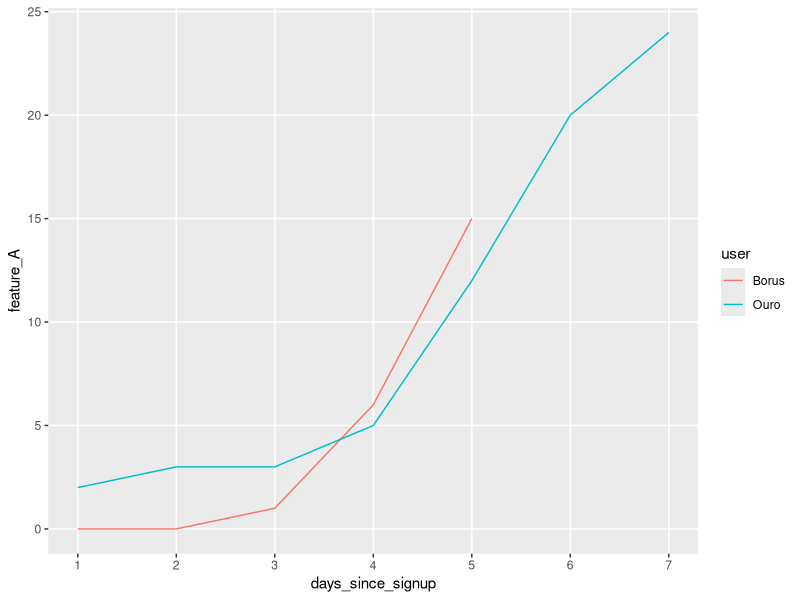

R code for this plot: (Note: this script raises an error after producing the figure.)
## ---- chunk 1
library(knitr)
#opts_knit$set(base.dir = "data_preparation")
## ---- chunk 2
d1=data.frame(user_id=rep(1:10), 
              feature_A=c("yes","yes","yes","no","yes","no","no","no","no","no"),
              full_subscription=c("yes","yes","yes","no","yes","no","no","no","no","no")) 
knitr::kable(d1, digits = 2)
## ---- chunk 3
library(ggplot2)
d4=data.frame(user=c('Ouro','Ouro','Ouro','Ouro','Ouro','Borus','Borus','Borus','Borus','Borus', 'Ouro','Ouro'), days_since_signup=c(1,2,3,4,5,1,2,3,4,5,6,7), feature_A=c(2,3,3,5,12, 0, 0, 1, 6, 15, 20,24), stringsAsFactors = F)
pd4=ggplot(d4, aes(x=days_since_signup, y=feature_A, colour=user)) + geom_line() +  scale_x_continuous(breaks = 1:7) + theme(panel.grid.minor = element_blank())
plot(pd4)
## ---- chunk 4
library(caret)

## checking categorical variables
status=df_status(heart_disease)
filter(status,  type %in% c("factor", "character")) %>% select(variable)

## it converts all categorical variables (factor and character for R) into numerical variables
## skipping the original so the data is ready to use
dmy = dummyVars(" ~ .", data = heart_disease)
heart_disease_2 = data.frame(predict(dmy, newdata = heart_disease))


colnames(heart_disease_2)

